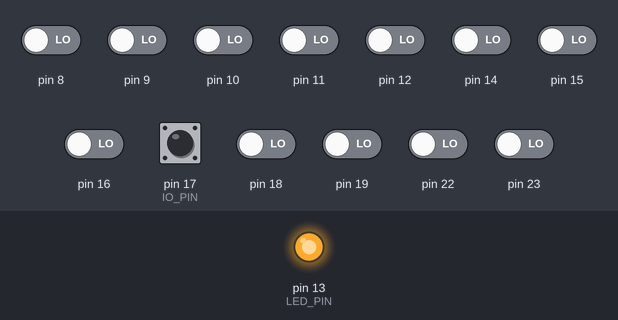
Simulated run of this sketch. Board: Arduino Uno, built with avr-gcc and run on an emulated ATmega328P. Shown: output pins drawn as LEDs (lit = HIGH). Inputs (shaded band) come from the test bench; at power-on: pin 17 (IO_PIN) HIGH, pin 8–12, pin 14–16, pin 18, pin 19, pin 22, pin 23 LOW.

Above: at 1.2 s.
1.3 s: pin 17 (IO_PIN) pulled LOW for 0.15 s
Timing chart, 0 to 3.5 s (numbered marks = the images above; inputs shaded):
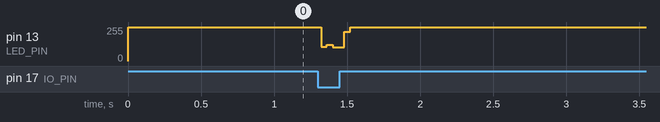

The sketch:

GreenWorks_battery_60V_emulator.ino
```cpp
#define IO_PIN 17
#define LED_PIN 13

//Выберите свой аккумулятор, должна быть расскоментирована только одна строка

//82V
//const uint32_t SendDataList[] = {0xFFFFFF, 0xE6EBFA, 0xA9AFF9, 0xB7C3F3, 0xE1E8F8};
//const uint32_t SendDataList[] = {0xFFFFFF, 0xE6EBFA, 0xD1D7F9, 0xF8FFF8};
//const uint32_t SendDataList[] = {0xFFFFFF, 0xE6EBFA, 0xD1D7F9, 0чF8FFF8};

//60V
const uint32_t SendDataList[]  = {0xFFFFFF, 0xEBF0FA, 0xF8FEF9, 0xD0DCF3, 0xDDE4F8};
//40V
//const uint32_t SendDataList[] = {0xFFFFFF, 0xF0F5FA, 0xF7FDF9, 0xC6D2F3, 0xE1E8F8};

//24V
//const uint32_t SendDataList[] = {0xFFFFFF, 0xF4F9FA, 0xF8FEF9, 0xF8FFF8};


// служебные макросы
//Быстрый доступ к портам ввода/вывода - работает только с константами
#define digitalWriteC(pin,val)\
 if (val) { *((volatile uint8_t *) port_to_output_PGM[digital_pin_to_port_PGM[pin]]) |= (digital_pin_to_bit_mask_PGM[pin]);}\
 else {*((volatile uint8_t *) port_to_output_PGM[digital_pin_to_port_PGM[pin]]) &= ~(digital_pin_to_bit_mask_PGM[pin]);}

#define digitalToggleC(pin)\
  port_to_input_PGM[digital_pin_to_port_PGM[pin]]) = (digital_pin_to_bit_mask_PGM[pin])

#define pinModeC(pin,mode)\
  if (mode == INPUT) { \
    *((volatile uint8_t *) port_to_mode_PGM[digital_pin_to_port_PGM[pin]]) &= ~(digital_pin_to_bit_mask_PGM[pin]);\
    *((volatile uint8_t *) port_to_output_PGM[digital_pin_to_port_PGM[pin]]) &= ~(digital_pin_to_bit_mask_PGM[pin]);\
  } else if (mode == INPUT_PULLUP) {\
    *((volatile uint8_t *) port_to_mode_PGM[digital_pin_to_port_PGM[pin]]) &= ~(digital_pin_to_bit_mask_PGM[pin]);\
    *((volatile uint8_t *) port_to_output_PGM[digital_pin_to_port_PGM[pin]]) |= (digital_pin_to_bit_mask_PGM[pin]);\
  } else {\
    *((volatile uint8_t *) port_to_mode_PGM[digital_pin_to_port_PGM[pin]]) |= (digital_pin_to_bit_mask_PGM[pin]);\
  };

inline uint8_t digitalReadC (uint8_t pin) __attribute__((always_inline));
uint8_t digitalReadC (uint8_t pin)
 {
   if (*((volatile uint8_t *) port_to_input_PGM[digital_pin_to_port_PGM[pin]]) & (digital_pin_to_bit_mask_PGM[pin])) {return HIGH;} else {return LOW;};
 };

#define IO_START_TX pinModeC(IO_PIN, OUTPUT)

#define IO_OUTPUT_LOW  digitalWriteC(IO_PIN, LOW)

#define IO_OUTPUT_HIGH digitalWriteC(IO_PIN, HIGH)

#define IO_START_RX pinModeC(IO_PIN, INPUT_PULLUP)

#define IO_READ (digitalReadC(IO_PIN))

#define LED_ON digitalWriteC(LED_PIN, HIGH)

#define LED_OFF digitalWriteC(LED_PIN, LOW)


#if defined(__LGT8FX8P__)
  #define LED_TOGGLE digitalToggleC(LED_PIN)
#else
  #define LED_TOGGLE if(digitalReadC(LED_PIN)) {digitalWriteC(LED_PIN, LOW);} else {digitalWriteC(LED_PIN, HIGH);}
#endif

#if defined(TCNT2)
 #define LSYSTYCK TCNT2
#elif defined(TCNT2L)
 #define LSYSTYCK TCNT2L
#else
 #error TIMER 2 not defined
#endif

#define usToTick(val) (val / 4)

uint8_t state = 0;
uint16_t timeout = 0;
uint16_t timeoutCMD = 0;
uint8_t tryCount;
uint32_t code;
uint8_t prevT;

#include <SoftwareSerial.h>
  //SoftwareSerial mySerial (4, 5);

void setup() {

  IO_START_RX;
  pinModeC(LED_PIN, OUTPUT);
  state = 0;
  prevT = LSYSTYCK;

  //mySerial.begin(19200);
}


 uint8_t prevState;

#define TimeOut(val) while((uint8_t)((uint8_t) LSYSTYCK - (uint8_t) prevT_local) < (uint8_t) usToTick(val)) {}; prevT_local = LSYSTYCK;


void debug(uint16_t bufer2) {
  //mySerial.print(bufer2, HEX);
}

const uint32_t TimeOutList[] = {90000, 90000, 90000, 90000, 180000};


uint8_t current_msg;


void loop () {

  //Уменьшаем таймаут
  do {
    uint8_t delta = LSYSTYCK - prevT;
    prevT += delta;
    if (timeout && delta) {
      if (timeout > delta) timeout-=delta; else timeout = 0;
    }
  } while(false);

  if (state != prevState) {
    prevState = state;
    debug(state);
  };

  //ОСновная машина состояний


  switch (state) {
    case 0: //На линии низкий уровень, ждем высокий
      if (IO_READ) {

        current_msg = 0;
        code = SendDataList[current_msg];
        timeout = TimeOutList[current_msg];
        tryCount = 4;
        state = 2;
      };
      if (!timeout) {
         timeout = usToTick(250000);
         LED_TOGGLE;
      }
      break;
    case 2:
      //Высокий уровень
      if (!IO_READ) {
        timeout = usToTick(100);
        state = 3;
      } else if (!timeout) {
        state=4;
      };
      break;
    case 3:
      //Неожиданный низкий уровень перед командой
      if (IO_READ) {
        timeout = TimeOutList[current_msg];
        state=2;
      } else if (!timeout) {
        state=0;
      };
      break;

    case 4:
      LED_ON;
      noInterrupts();
      IO_START_TX;
      IO_OUTPUT_LOW;

      uint8_t prevT_local = LSYSTYCK;

      TimeOut(400);
      IO_OUTPUT_HIGH;

      do {
        uint32_t bufer = code;
        for (uint8_t i = 24;i!=0;i--) {
          TimeOut(100);
          IO_OUTPUT_LOW;

          if ((bufer & 0x01)) {
            TimeOut(100);
          } else {
            TimeOut(200);
          }
          bufer = bufer >> 1;
          IO_OUTPUT_HIGH;
        }
      } while (false);

      TimeOut(100);

      //Считываем ответ от инструмента
      IO_START_RX;
      do {
        uint16_t timeout_local = usToTick(1250);
        prevT_local = LSYSTYCK;

        while (timeout_local) {
          if (!IO_READ) {
            //начало передачи
            uint8_t current;
            uint8_t endCondition;
            uint8_t delta;
            uint16_t bufer = 0x8000;

            do {
              delta = 0;
              while (!IO_READ && (delta < (uint8_t)usToTick(300))) {delta = (current = LSYSTYCK) - prevT_local;};
              prevT_local = current;

              endCondition = bufer & 0x01;
              bufer = bufer >> 1;

              if ((delta < usToTick(60)) || (delta >= (uint8_t) usToTick(300))) {
                bufer = 0xFFFF;
                break;
              } else {if (delta < usToTick(150)) {
                bufer = bufer | 0x8000;
              };};

              delta = 0;
              while (IO_READ && (delta < (uint8_t) usToTick(300))) {delta = (current = LSYSTYCK) - prevT_local;};
              prevT_local = current;

              if ((delta <  usToTick(60))) {
                bufer = 0xFFFF;
                break;
              } else if ((delta >= (uint8_t) usToTick(300)) && !endCondition  ) {
                bufer = 0xFFFF;
                break;
              };
            } while (!endCondition);

            interrupts();

            if (bufer == 0x2DD2) {

              if (current_msg < (sizeof(SendDataList) / sizeof(SendDataList[0]))) current_msg ++;

              code = SendDataList[current_msg];
              timeout = TimeOutList[current_msg];
              state = 2;

              timeout_local = 1;
              LED_OFF; //Погасим в случае успеха
            } else {
              timeout_local = 0;
            };
            break;
          };

          do { //Обновление timeout_local
            uint8_t delta = LSYSTYCK - prevT_local;
            prevT_local += delta;
            if (timeout_local && delta) {
              if (timeout_local > delta) timeout_local-=delta; else timeout_local = 0;
            }
          } while(false);

        };

        interrupts();

        //Если ответ не получили вовремя повторить, если кончились попытки повтора все начинаем снова
        if (!timeout_local) {
          if (tryCount) {
            state = 2;
          } else {
            state = 0;
          };
        }
      } while(false);

      prevT = LSYSTYCK;
      break;
  };
};
```
